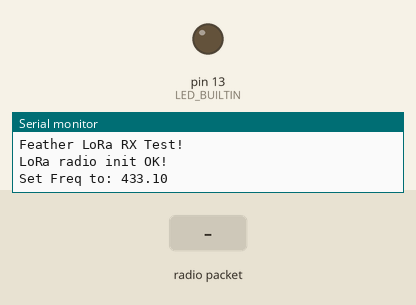
Bench run of a sketch on a simulated Arduino Uno, built with avr-gcc and run on an emulated ATmega328P. Parts: output pins drawn as LEDs (lit = HIGH), the last lines printed to the serial monitor. The test bench sets the inputs (shaded band). No radio packets arrive unless stated; pins used as bus, display or sensor lines are not drawn.

Above: at 1.3 s.
1.4 s: radio packet "1" arrives
At 1.7 s:
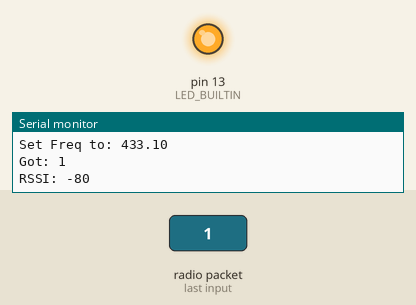
Timing chart, 0 to 4.4 s (numbered marks = the images above; inputs shaded):
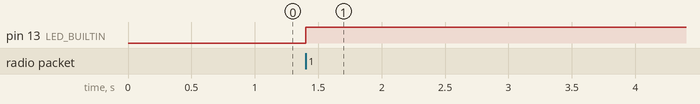

Measured:
- after the input at 1.4 s, pin 13 (LED_BUILTIN): LOW → HIGH at once

The sketch:

recievingTest.ino
```cpp
#include <SPI.h>
#include <RH_RF95.h>

#define RFM95_CS   8
#define RFM95_RST  4
#define RFM95_INT  3

#define RF95_FREQ 433.1

RH_RF95 rf95(RFM95_CS, RFM95_INT);

void setup() {
  pinMode(LED_BUILTIN, OUTPUT);
  pinMode(RFM95_RST, OUTPUT);
  digitalWrite(RFM95_RST, HIGH);

  Serial.begin(115200);
  while (!Serial) delay(1);
  delay(100);

  Serial.println("Feather LoRa RX Test!");

  // manual reset
  digitalWrite(RFM95_RST, LOW);
  delay(10);
  digitalWrite(RFM95_RST, HIGH);
  delay(10);

  while (!rf95.init()) {
    Serial.println("LoRa radio init failed");
    Serial.println("Uncomment '#define SERIAL_DEBUG' in RH_RF95.cpp for detailed debug info");
    while (1);
  }
  Serial.println("LoRa radio init OK!");

  if (!rf95.setFrequency(RF95_FREQ)) {
    Serial.println("setFrequency failed");
    while (1);
  }
  Serial.print("Set Freq to: "); Serial.println(RF95_FREQ);

  rf95.setTxPower(20, false);
}

void loop() {
  if (rf95.available()) {
    uint8_t buf[RH_RF95_MAX_MESSAGE_LEN];
    uint8_t len = sizeof(buf);

    if (rf95.recv(buf, &len)) {
      digitalWrite(LED_BUILTIN, HIGH);
      RH_RF95::printBuffer("Received: ", buf, len);
      Serial.print("Got: ");
      Serial.println((char*)buf);
       Serial.print("RSSI: ");
      Serial.println(rf95.lastRssi(), DEC);
    } else {
      Serial.println("Receive failed");
    }
  }
}
```
